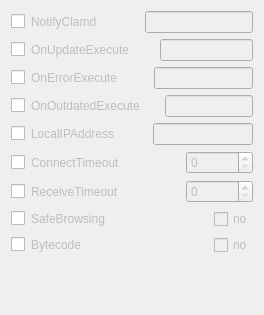
               <widget class="QWidget" name="scrollAreaWidgetContents_14">
                <property name="geometry">
                 <rect>
                  <x>0</x>
                  <y>0</y>
                  <width>264</width>
                  <height>315</height>
                 </rect>
                </property>
                <layout class="QVBoxLayout" name="verticalLayout_32">
                 <item>
                  <layout class="QHBoxLayout" name="horizontalLayoutFreshNotifyClamd">
                   <item>
                    <widget class="QCheckBox" name="checkBoxEnableFreshNotifyClamd">
                     <property name="text">
                      <string/>
                     </property>
                    </widget>
                   </item>
                   <item>
                    <widget class="QLabel" name="labelFreshNotifyClamd">
                     <property name="enabled">
                      <bool>false</bool>
                     </property>
                     <property name="toolTip">
                      <string>STRING&lt;br /&gt;
Notify a running clamd(8) to reload its database after a download has occurred. The path for clamd.conf file must be provided.&lt;br /&gt;
Default: The default is to not notify clamd. See clamd.conf(5)'s option SelfCheck for how clamd(8) handles database updates in this case.</string>
                     </property>
                     <property name="text">
                      <string>NotifyClamd</string>
                     </property>
                    </widget>
                   </item>
                   <item>
                    <spacer name="horizontalSpacer_148">
                     <property name="orientation">
                      <enum>Qt::Horizontal</enum>
                     </property>
                     <property name="sizeHint" stdset="0">
                      <size>
                       <width>40</width>
                       <height>20</height>
                      </size>
                     </property>
                    </spacer>
                   </item>
                   <item>
                    <widget class="QLineEdit" name="lineEditFreshNotifyClamd">
                     <property name="enabled">
                      <bool>false</bool>
                     </property>
                    </widget>
                   </item>
                  </layout>
                 </item>
                 <item>
                  <layout class="QHBoxLayout" name="horizontalLayoutFreshOnUpdateExecute">
                   <item>
                    <widget class="QCheckBox" name="checkBoxEnableFreshOnUpdateExecute">
                     <property name="text">
                      <string/>
                     </property>
                    </widget>
                   </item>
                   <item>
                    <widget class="QLabel" name="labelFreshOnUpdateExecute">
                     <property name="enabled">
                      <bool>false</bool>
                     </property>
                     <property name="toolTip">
                      <string>STRING&lt;br /&gt;
Execute this command after the database has been successfully updated.&lt;br /&gt;
Default: disabled</string>
                     </property>
                     <property name="text">
                      <string>OnUpdateExecute</string>
                     </property>
                    </widget>
                   </item>
                   <item>
                    <spacer name="horizontalSpacer_149">
                     <property name="orientation">
                      <enum>Qt::Horizontal</enum>
                     </property>
                     <property name="sizeHint" stdset="0">
                      <size>
                       <width>40</width>
                       <height>20</height>
                      </size>
                     </property>
                    </spacer>
                   </item>
                   <item>
                    <widget class="QLineEdit" name="lineEditFreshOnUpdateExecute">
                     <property name="enabled">
                      <bool>false</bool>
                     </property>
                    </widget>
                   </item>
                  </layout>
                 </item>
                 <item>
                  <layout class="QHBoxLayout" name="horizontalLayoutFreshOnErrorExecute">
                   <item>
                    <widget class="QCheckBox" name="checkBoxEnableFreshOnErrorExecute">
                     <property name="text">
                      <string/>
                     </property>
                    </widget>
                   </item>
                   <item>
                    <widget class="QLabel" name="labelFreshOnErrorExecute">
                     <property name="enabled">
                      <bool>false</bool>
                     </property>
                     <property name="toolTip">
                      <string>STRING&lt;br /&gt;
Execute this command after a database update has failed.&lt;br /&gt;
Default: disabled</string>
                     </property>
                     <property name="text">
                      <string>OnErrorExecute</string>
                     </property>
                    </widget>
                   </item>
                   <item>
                    <spacer name="horizontalSpacer_150">
                     <property name="orientation">
                      <enum>Qt::Horizontal</enum>
                     </property>
                     <property name="sizeHint" stdset="0">
                      <size>
                       <width>40</width>
                       <height>20</height>
                      </size>
                     </property>
                    </spacer>
                   </item>
                   <item>
                    <widget class="QLineEdit" name="lineEditFreshOnErrorExecute">
                     <property name="enabled">
                      <bool>false</bool>
                     </property>
                    </widget>
                   </item>
                  </layout>
                 </item>
                 <item>
                  <layout class="QHBoxLayout" name="horizontalLayoutFreshOnOutdatedExecute">
                   <item>
                    <widget class="QCheckBox" name="checkBoxEnableFreshOnOutdatedExecute">
                     <property name="text">
                      <string/>
                     </property>
                    </widget>
                   </item>
                   <item>
                    <widget class="QLabel" name="labelFreshOnOutdatedExecute">
                     <property name="enabled">
                      <bool>false</bool>
                     </property>
                     <property name="toolTip">
                      <string>STRING&lt;br /&gt;
Execute this command when freshclam reports outdated version. In the command string %v will be replaced by the new version number.&lt;br /&gt;
Default: disabled</string>
                     </property>
                     <property name="text">
                      <string>OnOutdatedExecute</string>
                     </property>
                    </widget>
                   </item>
                   <item>
                    <spacer name="horizontalSpacer_151">
                     <property name="orientation">
                      <enum>Qt::Horizontal</enum>
                     </property>
                     <property name="sizeHint" stdset="0">
                      <size>
                       <width>40</width>
                       <height>20</height>
                      </size>
                     </property>
                    </spacer>
                   </item>
                   <item>
                    <widget class="QLineEdit" name="lineEditFreshOnOutdatedExecute">
                     <property name="enabled">
                      <bool>false</bool>
                     </property>
                    </widget>
                   </item>
                  </layout>
                 </item>
                 <item>
                  <layout class="QHBoxLayout" name="horizontalLayoutFreshLocalIPAddress">
                   <item>
                    <widget class="QCheckBox" name="checkBoxEnableFreshLocalIPAddress">
                     <property name="text">
                      <string/>
                     </property>
                    </widget>
                   </item>
                   <item>
                    <widget class="QLabel" name="labelFreshLocalIPAddress">
                     <property name="enabled">
                      <bool>false</bool>
                     </property>
                     <property name="toolTip">
                      <string>STRING&lt;br /&gt;
Use IP as client address for downloading databases. Useful for multi homed systems.&lt;br /&gt;
Default: Use OS'es default outgoing IP address.</string>
                     </property>
                     <property name="text">
                      <string>LocalIPAddress</string>
                     </property>
                    </widget>
                   </item>
                   <item>
                    <spacer name="horizontalSpacer_152">
                     <property name="orientation">
                      <enum>Qt::Horizontal</enum>
                     </property>
                     <property name="sizeHint" stdset="0">
                      <size>
                       <width>40</width>
                       <height>20</height>
                      </size>
                     </property>
                    </spacer>
                   </item>
                   <item>
                    <widget class="QLineEdit" name="lineEditFreshLocalIPAddress">
                     <property name="enabled">
                      <bool>false</bool>
                     </property>
                    </widget>
                   </item>
                  </layout>
                 </item>
                 <item>
                  <layout class="QHBoxLayout" name="horizontalLayoutFreshConnectTimeout">
                   <item>
                    <widget class="QCheckBox" name="checkBoxEnableFreshConnectTimeout">
                     <property name="text">
                      <string/>
                     </property>
                    </widget>
                   </item>
                   <item>
                    <widget class="QLabel" name="labelFreshConnectTimeout">
                     <property name="enabled">
                      <bool>false</bool>
                     </property>
                     <property name="toolTip">
                      <string>NUMBER&lt;br /&gt;
Timeout in seconds when connecting to database server.&lt;br /&gt;
Default: 10</string>
                     </property>
                     <property name="text">
                      <string>ConnectTimeout</string>
                     </property>
                    </widget>
                   </item>
                   <item>
                    <spacer name="horizontalSpacer_153">
                     <property name="orientation">
                      <enum>Qt::Horizontal</enum>
                     </property>
                     <property name="sizeHint" stdset="0">
                      <size>
                       <width>40</width>
                       <height>20</height>
                      </size>
                     </property>
                    </spacer>
                   </item>
                   <item>
                    <widget class="QSpinBox" name="spinBoxFreshConnectTimeout">
                     <property name="enabled">
                      <bool>false</bool>
                     </property>
                     <property name="maximum">
                      <number>2147483647</number>
                     </property>
                    </widget>
                   </item>
                  </layout>
                 </item>
                 <item>
                  <layout class="QHBoxLayout" name="horizontalLayoutFreshReceiveTimeout">
                   <item>
                    <widget class="QCheckBox" name="checkBoxEnableFreshReceiveTimeout">
                     <property name="text">
                      <string/>
                     </property>
                    </widget>
                   </item>
                   <item>
                    <widget class="QLabel" name="labelFreshReceiveTimeout">
                     <property name="enabled">
                      <bool>false</bool>
                     </property>
                     <property name="toolTip">
                      <string>NUMBER&lt;br /&gt;
Timeout in seconds when reading from database server. 0 means no timeout.&lt;br /&gt;
Default: 0</string>
                     </property>
                     <property name="text">
                      <string>ReceiveTimeout</string>
                     </property>
                    </widget>
                   </item>
                   <item>
                    <spacer name="horizontalSpacer_154">
                     <property name="orientation">
                      <enum>Qt::Horizontal</enum>
                     </property>
                     <property name="sizeHint" stdset="0">
                      <size>
                       <width>40</width>
                       <height>20</height>
                      </size>
                     </property>
                    </spacer>
                   </item>
                   <item>
                    <widget class="QSpinBox" name="spinBoxFreshReceiveTimeout">
                     <property name="enabled">
                      <bool>false</bool>
                     </property>
                     <property name="maximum">
                      <number>2147483647</number>
                     </property>
                    </widget>
                   </item>
                  </layout>
                 </item>
                 <item>
                  <layout class="QHBoxLayout" name="horizontalLayoutFreshSafeBrowsing">
                   <item>
                    <widget class="QCheckBox" name="checkBoxEnableFreshSafeBrowsing">
                     <property name="text">
                      <string/>
                     </property>
                    </widget>
                   </item>
                   <item>
                    <widget class="QLabel" name="labelFreshSafeBrowsing">
                     <property name="enabled">
                      <bool>false</bool>
                     </property>
                     <property name="toolTip">
                      <string>BOOL&lt;br /&gt;
This option enables support for Google Safe Browsing. When activated for the first time, freshclam will download a new database file (safebrowsing.cvd) which will be automatically loaded by clamd and clamscan during the next reload, provided that the heuristic phishing detection is turned on. This database includes information about websites that may be phishing sites or possible sources of malware. When using this option, it's mandatory to run freshclam at least every 30 minutes. Freshclam uses the ClamAV's mirror infrastructure to distribute the database and its updates but all the contents are provided under Google's terms of use. See https://support.google.com/code/answer/70015 and https://www.clamav.net/documents/safebrowsing for more information.&lt;br /&gt;
Default: no</string>
                     </property>
                     <property name="text">
                      <string>SafeBrowsing</string>
                     </property>
                    </widget>
                   </item>
                   <item>
                    <spacer name="horizontalSpacer_155">
                     <property name="orientation">
                      <enum>Qt::Horizontal</enum>
                     </property>
                     <property name="sizeHint" stdset="0">
                      <size>
                       <width>40</width>
                       <height>20</height>
                      </size>
                     </property>
                    </spacer>
                   </item>
                   <item>
                    <widget class="QCheckBox" name="checkBoxFreshSafeBrowsing">
                     <property name="enabled">
                      <bool>false</bool>
                     </property>
                     <property name="text">
                      <string>no</string>
                     </property>
                    </widget>
                   </item>
                  </layout>
                 </item>
                 <item>
                  <layout class="QHBoxLayout" name="horizontalLayoutFreshBytecode">
                   <item>
                    <widget class="QCheckBox" name="checkBoxEnableFreshBytecode">
                     <property name="text">
                      <string/>
                     </property>
                    </widget>
                   </item>
                   <item>
                    <widget class="QLabel" name="labelFreshBytecode">
                     <property name="enabled">
                      <bool>false</bool>
                     </property>
                     <property name="toolTip">
                      <string>BOOL&lt;br /&gt;
This option enables downloading of bytecode.cvd, which includes additional detection mechanisms and improvements to the ClamAV engine.&lt;br /&gt;
Default: yes</string>
                     </property>
                     <property name="text">
                      <string>Bytecode</string>
                     </property>
                    </widget>
                   </item>
                   <item>
                    <spacer name="horizontalSpacer_156">
                     <property name="orientation">
                      <enum>Qt::Horizontal</enum>
                     </property>
                     <property name="sizeHint" stdset="0">
                      <size>
                       <width>40</width>
                       <height>20</height>
                      </size>
                     </property>
                    </spacer>
                   </item>
                   <item>
                    <widget class="QCheckBox" name="checkBoxFreshBytecode">
                     <property name="enabled">
                      <bool>false</bool>
                     </property>
                     <property name="text">
                      <string>no</string>
                     </property>
                    </widget>
                   </item>
                  </layout>
                 </item>
                 <item>
                  <spacer name="verticalSpacer_14">
                   <property name="orientation">
                    <enum>Qt::Vertical</enum>
                   </property>
                   <property name="sizeHint" stdset="0">
                    <size>
                     <width>20</width>
                     <height>40</height>
                    </size>
                   </property>
                  </spacer>
                 </item>
                </layout>
               </widget>
